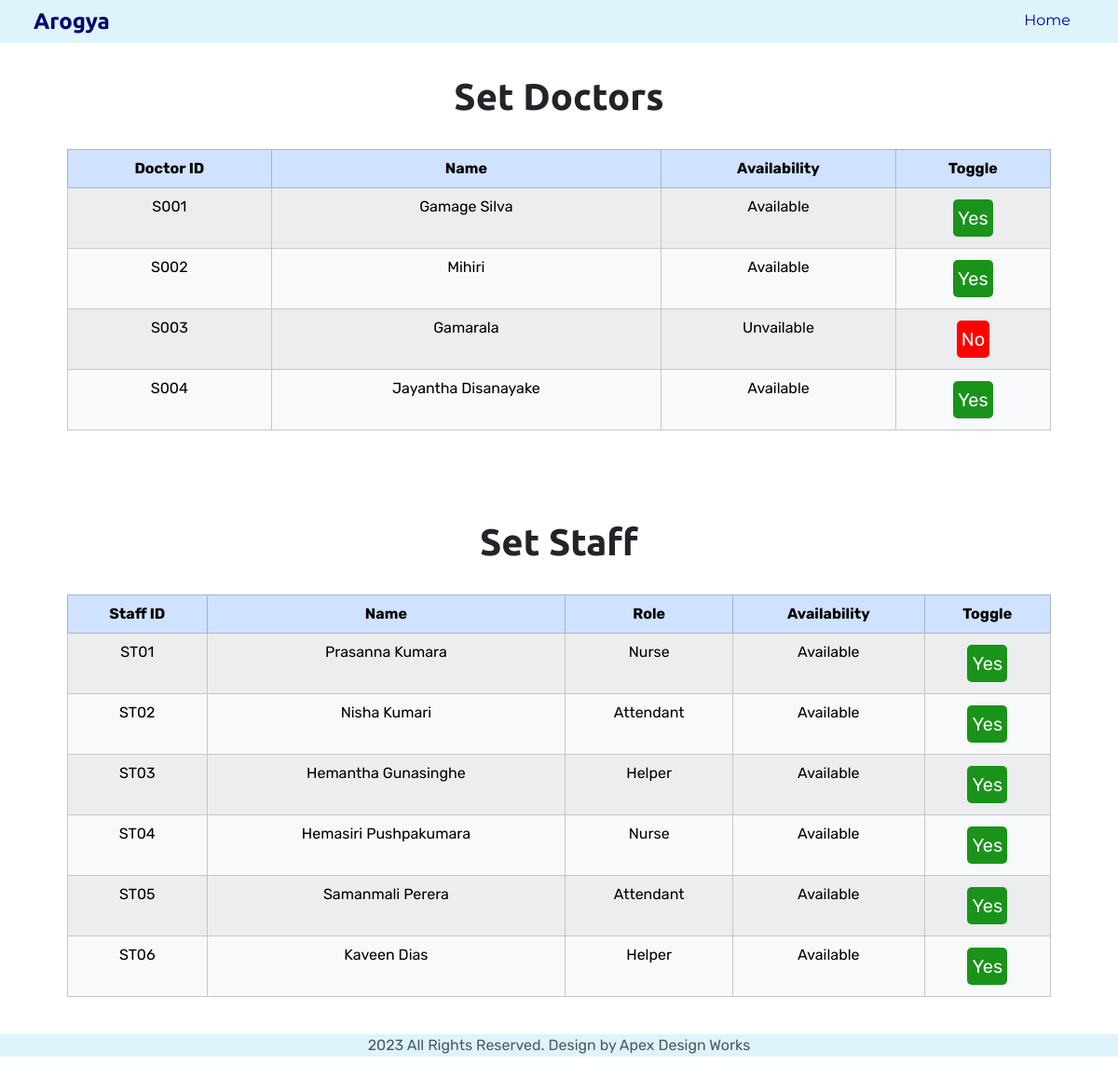
Page /admin/setavaildoc.php on the committed database.
### tables this page shows
CREATE TABLE `doctors` (
  `doctor_id` char(10) NOT NULL,
  `name` varchar(255) DEFAULT NULL,
  `speciality` varchar(255) DEFAULT NULL,
  `status` tinyint(1) DEFAULT 0,
  `doctor_availability` varchar(20) DEFAULT 'available'
);

CREATE TABLE `staff` (
  `staff_id` varchar(5) NOT NULL,
  `name` varchar(100) DEFAULT NULL,
  `phone_no` varchar(13) DEFAULT NULL,
  `role` varchar(20) DEFAULT NULL,
  `status` tinyint(1) DEFAULT NULL
);

### admin/setavaildoc.php (the view, shortened to what this page needs)
<?php
$con = mysqli_connect("localhost", "root", "", "db_arogya");
$sql = "SELECT * FROM `doctors` ORDER BY doctor_id";
$Sql_query = mysqli_query($con, $sql);
$All_doctors = mysqli_fetch_all($Sql_query, MYSQLI_ASSOC);
$staff_sql = "SELECT * FROM `staff` ORDER BY staff_id";
$staff_query = mysqli_query($con, $staff_sql);
$All_staff = mysqli_fetch_all($staff_query, MYSQLI_ASSOC);
?>
<!DOCTYPE html>
<html lang="en">
<head>
    <link href="https://cdn.jsdelivr.net/npm/bootstrap@5.3.1/dist/css/bootstrap.min.css" rel="stylesheet"
 />
    <link rel="stylesheet" href="../css/staff.css" />
</head>
<body>
    <section id="adminheader">
        <div class="container">
            <nav class="navbar navbar-expand-lg fixed-top p-0" style="background-color: #ddf4fc" id="navigationbar">
                <div class="container-fluid">
                    <a class="navbar-brand" href="home.html"> Arogya </a>
                    <div class="collapse navbar-collapse" id="navbarSupportedContent">
                        <ul class="nav nav-underline ms-auto p-0" id="pillNav2">
                            <li class="nav-item">
                                <a class="nav-link" href="home.html">Home</a>
                            </li>
                        </ul>
                    </div>
                </div>
            </nav>
        </div>
    </section>
    <section id="setavailabledoctor">
        <div class="container">
            <h2>Set Doctors</h2>
            <br />
            <div class="table-responsive">
                <table class="table table-light table-bordered table-striped">
                    <thead>
                        <tr class="table-primary">
                            <th scope="col">Doctor ID</th>
                            <th scope="col">Name</th>
                            <th scope="col">Availability</th>
                            <th scope="col">Toggle</th>
                        </tr>
                    </thead>
                    <tbody>
                        <?php
                        foreach ($All_doctors as $doctors) { ?>
                            <tr>
                                <td>
                                    <?php echo $doctors['doctor_id']; ?>
                                </td>
                                <td>
                                    <?php echo $doctors['name']; ?>
                                </td>
                                <td>
                                    <?php
                                    if ($doctors['status'] == "1")
                                        echo "Available";
                                    else
                                        echo "Unvailable";
                                    ?>
                                </td>
                                <td>
                                    <?php
                                    if ($doctors['status'] == "1")
                                        echo
                                            "<a href=deactivate.php?doctor_id=" . $doctors['doctor_id'] . " class='btn green'>Yes</a>";
                                    else
                                        echo
                                            "<a href=activate.php?doctor_id=" . $doctors['doctor_id'] . " class='btn red'>No</a>";
                                    ?>
                            </tr>
                            <?php
                        }
                        ?>
                    </tbody>
                </table>
            </div>
        </div>
    </section>
    <section id="setavailabledoctor">
        <div class="container">
            <h2>Set Staff</h2>
            <br />
            <div class="table-responsive">
                <table class="table table-light table-bordered table-striped">
                    <thead>
                        <tr class="table-primary">
                            <th scope="col">Staff ID</th>
                            <th scope="col">Name</th>
                            <th scope="col">Role</th>
                            <th scope="col">Availability</th>
                            <th scope="col">Toggle</th>
                        </tr>
                    </thead>
                    <tbody>
                        <?php
                        foreach ($All_staff as $staff) { ?>
                            <tr>
                                <td>
                                    <?php echo $staff['staff_id']; ?>
                                </td>
                                <td>
                                    <?php echo $staff['name']; ?>
                                </td>
                                <td>
                                    <?php echo $staff['role']; ?>
                                </td>
                                <td>
                                    <?php
                                    if ($staff['status'] == "1")
                                        echo "Available";
                                    else
                                        echo "Unvailable";
                                    ?>
                                </td>
                                <td>
                                    <?php
                                    if ($staff['status'] == "1")
                                        echo
                                            "<a href=staffdeactivate.php?staff_id=" . $staff['staff_id'] . " class='btn green'>Yes</a>";
                                    else
                                        echo
                                            "<a href=staffactivate.php?staff_id=" . $staff['staff_id'] . " class='btn red'>No</a>";
                                    ?>
                            </tr>
                            <?php
                        }
                        ?>
                    </tbody>
                </table>
            </div>
        </div>
    </section>
    <footer id="footer">
        <div class="my-4 text-muted text-center">
            <p>2023 All Rights Reserved. Design by Apex Design Works</p>
        </div>
    </footer>
</body>
</html>

### css/staff.css (style rules this page uses)
body { font-family: "Rubik", sans-serif; }
h2 { font-family: "ubuntu", sans-serif; font-size: 2.5rem; font-weight: 700; }
.container-fluid { padding: 0% 3%; }
.navbar { padding: 10px 0; }
.navbar-brand { font-family: "Ubuntu", sans-serif; font-size: 1.5rem; font-weight: bold; color: #000071; }
.nav-item { padding: 0 15px; }
.nav-link { font-size: 1rem; font-family: "Montserrat", sans-serif; font-weight: 400; color: #0000a1; }
#patientmanagement, #staffmanagement, #viewdoctors, #manageall, #setavailabledoctor { padding: 80px 60px 0px; text-align: center; }
#footer { background-color: #ddf4fc; }

### admin/setavaildoc.php (style rules this page uses)
.btn { background-color: red; border: none; color: white; padding: 5px 5px; text-align: center; text-decoration: none; display: inline-block; font-size: 20px; margin: 4px 2px; cursor: pointer; border-radius: 5px; }
.green { background-color: #199319; }
.red { background-color: red; }

### rows in the picture
doctors: doctor_id "S001", name "Gamage Silva", status "Available"
doctors: doctor_id "S002", name "Mihiri", status "Available"
doctors: doctor_id "S003", name "Gamarala", status "Unvailable"
doctors: doctor_id "S004", name "Jayantha Disanayake", status "Available"
staff: staff_id "ST01", name "Prasanna Kumara", role "Nurse", status "Available"
staff: staff_id "ST02", name "Nisha Kumari", role "Attendant", status "Available"
staff: staff_id "ST03", name "Hemantha Gunasinghe", role "Helper", status "Available"
staff: staff_id "ST04", name "Hemasiri Pushpakumara", role "Nurse", status "Available"
staff: staff_id "ST05", name "Samanmali Perera", role "Attendant", status "Available"
staff: staff_id "ST06", name "Kaveen Dias", role "Helper", status "Available"
